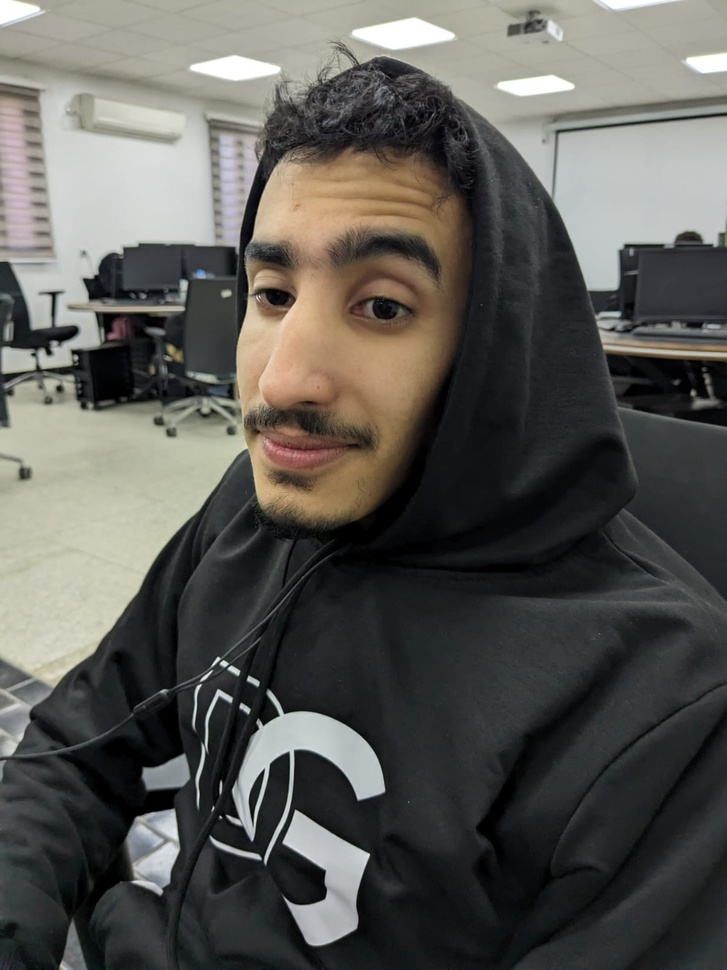
#> input picture z__ test/img.jpg, 727 x 970 px, shrunk from 1200 x 1600 before the run
$ jupyter execute --allow-errors color_skin.ipynb
#> lines starting #> are read from the running program, lines starting #| are printed output that depends on the picture; after the words box and inside, x2 and y2 are one past the last pixel; in counts of white or black regions, pixels touching at a corner belong together
[cell 1]
import cv2
import matplotlib.pyplot as plt
import numpy as np

[cell 2]
# Load an image
image = cv2.imread('img.jpg')
#> image is the input picture: shape (970, 727, 3); mean B, G, R 85.5, 89.5, 90.8
plt.imshow(image)

[cell 3]
# Convert the image from BGR to YCrCb
ycrcb_image = cv2.cvtColor(image, cv2.COLOR_BGR2YCrCb)
#> ycrcb_image: shape (970, 727, 3); mean of channels 0, 1, 2 89.4, 128.9, 125.7
plt.imshow(ycrcb_image)

[cell 4]
# Define the range for skin color
# These values can vary; you might need to adjust them
min_YCrCb = np.array([0, 133, 77], np.uint8)
max_YCrCb = np.array([255, 173, 127], np.uint8)

# Find skin region
skinRegion = cv2.inRange(ycrcb_image, min_YCrCb, max_YCrCb)
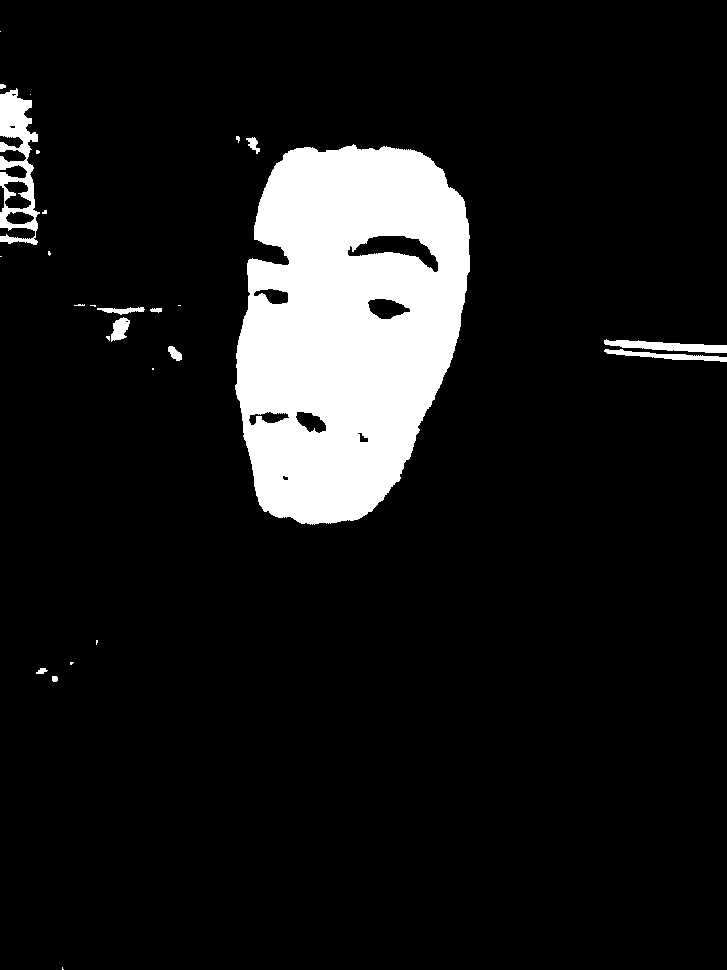
#> skinRegion: shape (970, 727); 10.2% white; 27 white regions (15 under 20 px), largest, box (x1, y1, x2, y2) and area: (235, 144, 470, 525) 66527, (0, 88, 40, 245) 3099, (604, 339, 727, 353) 904

# Do a bit-wise and with the original image
skin = cv2.bitwise_and(image, image, mask = skinRegion)
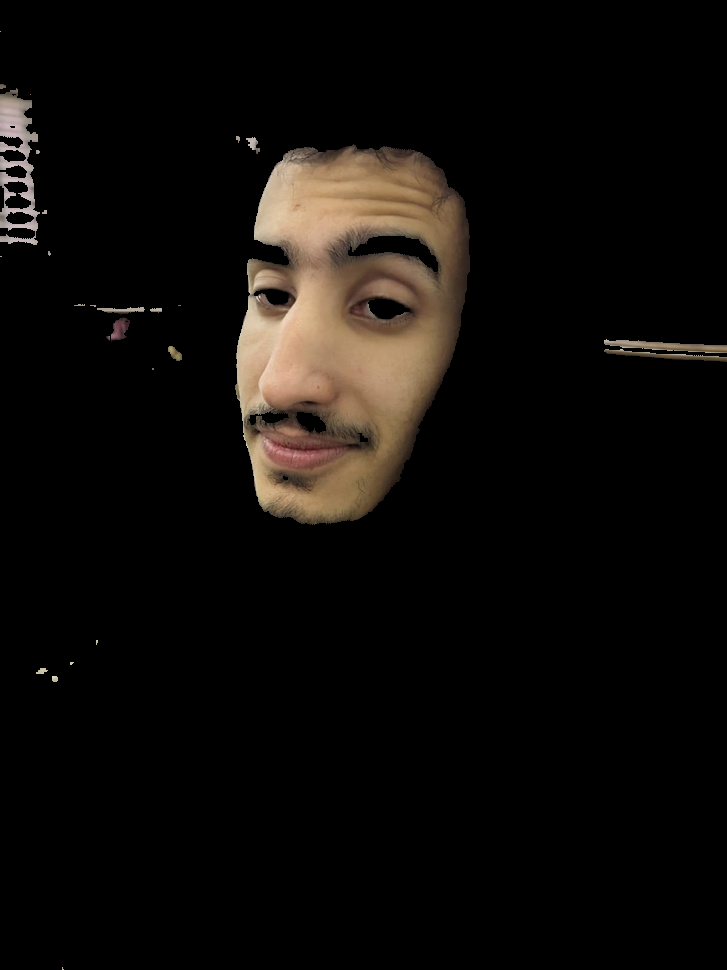
#> skin: shape (970, 727, 3); mean B, G, R 9.4, 12, 14.8
plt.imshow(skin)
